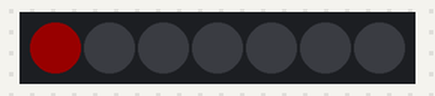
A sketch run on a simulated Arduino Uno, built with avr-gcc and run on an emulated ATmega328P. Parts: 7 RGB LEDs in strip order, left to right. Dim RGB values are drawn brighter than linear.

Above: at 1.38 s.
At 5.83 s:
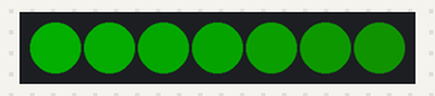
At 10.61 s:
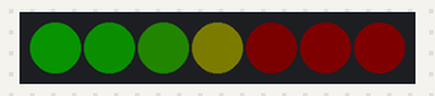
At 19.45 s:
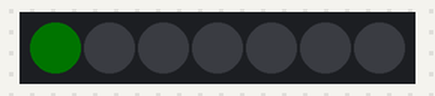
At 29.22 s:
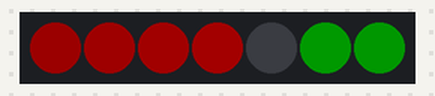
At 39.21 s:
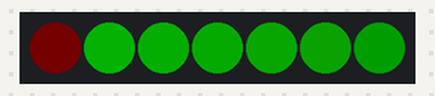
Timing chart, 0 to 40.0 s (numbered marks = the images above):
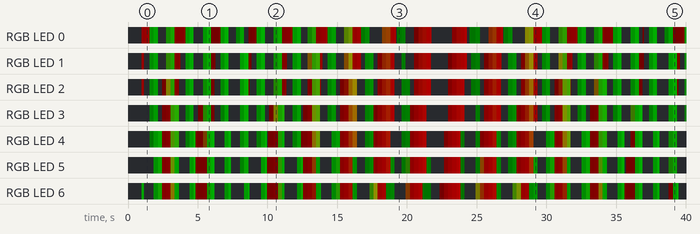

The sketch:

Blend_2_lands.ino
```cpp
/*
   Demonstration on how to blend between two
   animations running at the same time
*/

#include "FastLED.h"

#define LED_DT 10
#define COLOR_ORDER GRB
#define LED_TYPE WS2812B
#define NUM_LEDS 7

uint8_t max_bright = 128;

CRGB leds[NUM_LEDS];
CRGB leds2[NUM_LEDS];
CRGB leds3[NUM_LEDS];

void setup() {
  delay(1000);

  LEDS.addLeds<LED_TYPE, LED_DT, COLOR_ORDER>(leds, NUM_LEDS);

  FastLED.setBrightness(max_bright);
  set_max_power_in_volts_and_milliamps(5, 500);
}

void loop() {

  animation_red();
  animation_green();

  // Alternate between 0 and 255 every minute
  uint8_t ratio = beatsin8(2);

  for (int i = 0; i < NUM_LEDS; i++) {
    // mix the 2 arrays together
    leds[i] = blend( leds2[i], leds3[i], ratio );
  }

  FastLED.show();

}

void animation_red() {
  for (int i = 0; i < NUM_LEDS; i++) {
    uint8_t red = (millis() / 10) + (i * 12);
    if (red > 128) red = 0;
    leds2[i] = CRGB(red, 0, 0);
  }
}

void animation_green() {
  for (int i = 0; i < NUM_LEDS; i++) {
    uint8_t green = (millis() / 5) - (i * 12);
    if (green > 128) green = 0;
    leds3[i] = CRGB(0, green, 0);
  }
}
```

Measured:
- by itself, RGB LED 3: off → RGB(0, 5, 0) at 1.6 s, → RGB(0, 26, 0) 0.30 s later, → off 0.30 s later, → RGB(3, 0, 0) 0.30 s later, … (111 changes in this stretch)
- by itself, RGB LED 2: off → RGB(24, 0, 0) at 1.0 s, → off 0.17 s later, → RGB(0, 9, 0) 0.38 s later, → RGB(0, 30, 0) 0.30 s later, … (116 changes in this stretch)
